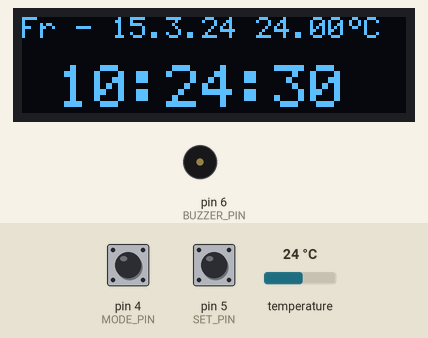
Simulated run of this sketch. Board: Arduino Uno, built with avr-gcc and run on an emulated ATmega328P. Parts: 128×32 one-colour display, buzzer (waves = sounding). The test bench sets the inputs (shaded band); at power-on: pin 4 (MODE_PIN) LOW, pin 5 (SET_PIN) LOW, temperature 24 °C. The local clock reads 2024-03-15 10:24:30 at power-on unless the sketch sets it.

Above: at 1.2 s.
1.3 s: pin 4 (MODE_PIN) pulled HIGH for 3.2 s
At 4.47 s:
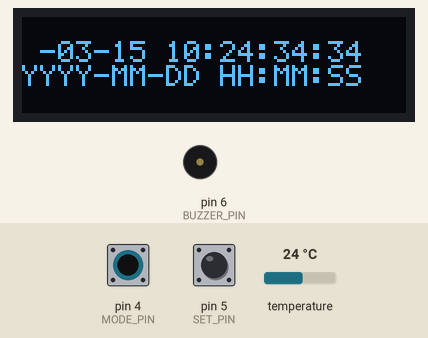
6.4 s: pin 5 (SET_PIN) pulled HIGH for 0.95 s
At 6.63 s:
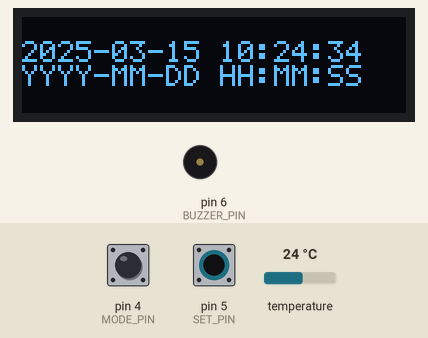
8.8 s: pin 4 (MODE_PIN) pulled HIGH for 0.95 s
At 9.41 s:
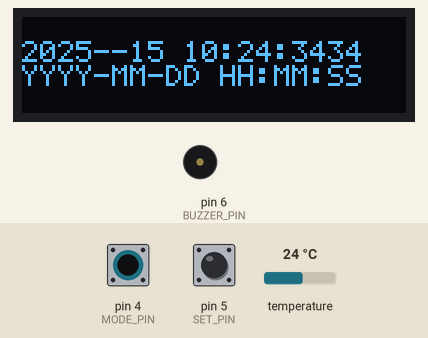
11.2 s: pin 5 (SET_PIN) pulled HIGH for 0.95 s
At 11.59 s:
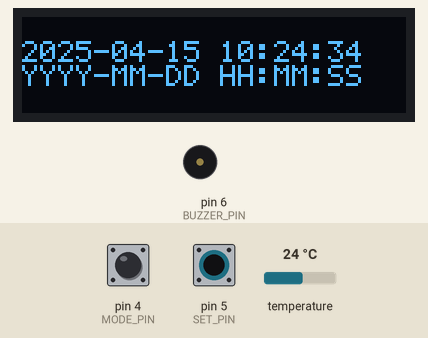
13.6 s: pin 4 (MODE_PIN) pulsed HIGH 5 times (0.12 s each, 0.3 s apart)
At 15.4 s:
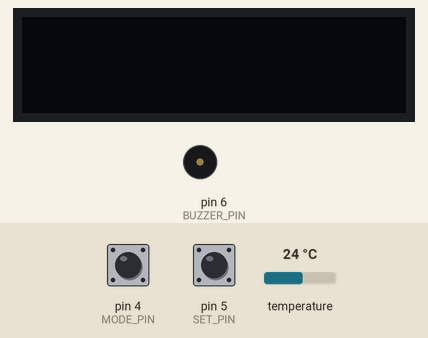
18.7 s: pin 5 (SET_PIN) pulled HIGH for 3.2 s
At 21.62 s:
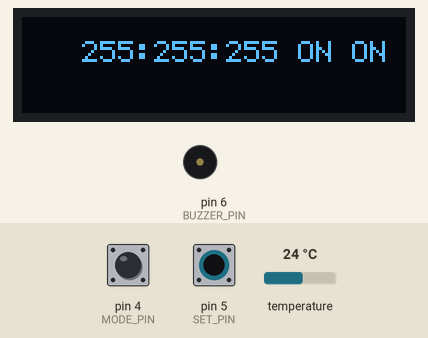
Timing chart, 0 to 23.1 s (numbered marks = the images above; inputs shaded):
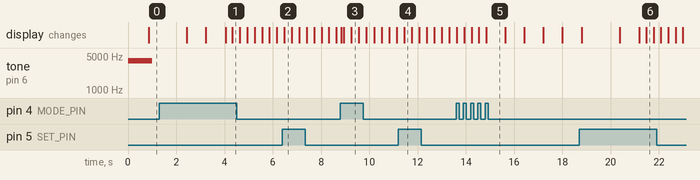

The sketch:

nano_blink.ino
```cpp
#include <SPI.h>
#include <Wire.h>
#include <SSD1306Ascii.h>
#include <SSD1306AsciiWire.h>
#include <RTClib.h>
#include <OneWire.h>
#include <DallasTemperature.h>
#include <avr/pgmspace.h>
#include <EEPROM.h>
#include <EEPROMAnything.h>
#include <Bounce2.h>

#define DS18B20_PIN 2
#define OLED_DC 9
#define OLED_CS 10
#define BUZZER_PIN 6
#define MODE_PIN 4
#define SET_PIN 5
#define I2C_ADDRESS 0x3C
#define D_SIZE 20


SSD1306AsciiWire display;
DS1307 RTC;
char* TIME;
char* DATE;
OneWire oneWire(DS18B20_PIN);
DallasTemperature sensors(&oneWire);

unsigned long  button_time;
uint8_t mode_state = LOW;
uint8_t set_state = LOW;
bool sleep = false;
Bounce mode_button = Bounce();
Bounce set_button = Bounce();

struct timeStruct {
  uint16_t Year;
  uint8_t Month;
  uint8_t Day;
  uint8_t Hour;
  uint8_t Minute;
  uint8_t Second;
};

struct alarmStruct {
  uint8_t Dow;
  uint8_t Hour;
  uint8_t Minute;
  uint8_t Second;
  boolean Alarm_on;
};

alarmStruct alarm {0};

void setup()   {
  tone(BUZZER_PIN, 4000, 1000);

  Wire.begin();
  RTC.begin();
  Serial.begin(9600);

  display.begin(&Adafruit128x32, I2C_ADDRESS);
  display.setFont(System5x7);
  display.clear();

  TIME = (char*)malloc(D_SIZE);
  DATE = (char*)malloc(D_SIZE);

  pinMode(MODE_PIN, INPUT);
  mode_button.attach(MODE_PIN);
  mode_button.interval(1000);
  pinMode(SET_PIN, INPUT);
  set_button.attach(SET_PIN);
  set_button.interval(1000);

  sensors.begin();

  EEPROM_readAnything(0, alarm);
}

char* get_day_of_week(uint8_t dow){
  switch(dow){
  case 0: return((char*)"So"); break;
  case 1: return((char*)"Mo"); break;
  case 2: return((char*)"Di"); break;
  case 3: return((char*)"Mi"); break;
  case 4: return((char*)"Do"); break;
  case 5: return((char*)"Fr"); break;
  case 6: return((char*)"Sa"); break;
  case 7: return((char*)"WT"); break;
  case 8: return((char*)"WE"); break;
  case 9: return((char*)"* "); break;
  default: return((char*)"NA"); break;
  }

}

char* get_on_or_off(boolean state) {
  if (state) {
	return((char*)"ON ");
  }
  else {
	return((char*)"OFF");
  }
}

void format_time_and_date(DateTime datetime){

  memset(TIME, '\0', D_SIZE);
  memset(DATE, '\0', D_SIZE);

  sprintf(DATE, "%s - %u.%u.%u",
		  get_day_of_week(datetime.dayOfWeek()),
		  datetime.day(),
		  datetime.month(),
		  datetime.year()%100);

  sprintf(TIME, "%02u:%02u:%02u",
		  datetime.hour(),
		  datetime.minute(),
		  datetime.second());
}


void increment_time(timeStruct* time, int edited_field) {
  switch(edited_field) {
  case 0: time->Year++;
	if (time->Year > 2049) time->Year = 2000;
	break;
  case 1: time->Month++;
	if (time->Month > 12) time->Month = 1;
	break;
  case 2: time->Day++;
	if ((time->Month == 2) && ((time->Year % 4) == 0)) {
	  if (time->Day > 27) time->Day = 1;
	}
	else if (time->Month == 2) {
	  if (time->Day > 28) time->Day = 1;
	}
	else if ((time->Month % 2) == 0) {
	  if (time->Day > 30) time->Day = 1;
	}
	else {
	  if (time->Day > 31) time->Day = 1;
	}
	break;
  case 3: time->Hour++;
	if (time->Hour > 23) time->Hour = 0;
	break;
  case 4: time->Minute++;
	if (time->Minute > 59) time->Minute = 0;
	break;
  case 5: time->Second++;
	if(time->Second > 59) time->Second = 0;
	break;
  }
}

void increment_alarm(int edited_field){
  switch(edited_field) {
  case 0: alarm.Dow++;
	if (alarm.Dow > 9) alarm.Dow = 0;
	break;
  case 1: alarm.Hour++;
	if (alarm.Hour > 23) alarm.Hour = 0;
	break;
  case 2: alarm.Minute++;
	if (alarm.Minute > 59) alarm.Minute = 0;
	break;
  case 3: alarm.Second++;
	if(alarm.Second > 59) alarm.Second = 0;
	break;
  case 4: alarm.Alarm_on = !alarm.Alarm_on;
  }
}

void draw_settings_screen(timeStruct* time, uint8_t edited_field, boolean blink) {
  char output[30];
  const char* time_hint = "YYYY-MM-DD HH:MM:SS";

  if (blink) {
	sprintf(output,
			"%04u-%02u-%02u %02u:%02u:%02u",
			time->Year,
			time->Month,
			time->Day,
			time->Hour,
			time->Minute,
			time->Second);
  }
  else {
	switch(edited_field) {
	case 0: sprintf(output,
					"	 -%02u-%02u %02u:%02u:%02u",
					time->Month,
					time->Day,
					time->Hour,
					time->Minute,
					time->Second);
	  break;
	case 1: sprintf(output,
					"%04u-	-%02u %02u:%02u:%02u",
					time->Year,
					time->Day,
					time->Hour,
					time->Minute,
					time->Second);
	  break;
	case 2: sprintf(output,
					"%04u-%02u-	  %02u:%02u:%02u",
					time->Year,
					time->Month,
					time->Hour,
					time->Minute,
					time->Second);
	  break;
	case 3: sprintf(output,
					"%04u-%02u-%02u	  :%02u:%02u",
					time->Year,
					time->Month,
					time->Day,
					time->Minute,
					time->Second);
	  break;
	case 4: sprintf(output,
					"%04u-%02u-%02u %02u:  :%02u",
					time->Year,
					time->Month,
					time->Day,
					time->Hour,
					time->Second);
	  break;
	case 5: sprintf(output,
					"%04u-%02u-%02u %02u:%02u:	",
					time->Year,
					time->Month,
					time->Day,
					time->Hour,
					time->Minute);
	  break;
	}
  }

  display.home();
  display.set1X();
  display.println();
  display.println(output);
  display.println(time_hint);
}

void draw_alarm_screen(uint8_t edited_field, boolean blink) {
  char output[18] = {'\0'};
  if (blink) {
	sprintf(output,
			"%s %02u:%02u:%02u %s",
			get_day_of_week(alarm.Dow),
			alarm.Hour,
			alarm.Minute,
			alarm.Second,
			get_on_or_off(alarm.Alarm_on));
  }
  else {
	switch(edited_field) {
	case 0: sprintf(output,
					"	%02u:%02u:%02u %s",
					alarm.Hour,
					alarm.Minute,
					alarm.Second,
					get_on_or_off(alarm.Alarm_on));
	  break;
	case 1: sprintf(output,
					"%s	  :%02u:%02u %s",
					get_day_of_week(alarm.Dow),
					alarm.Minute,
					alarm.Second,
					get_on_or_off(alarm.Alarm_on));
	  break;
	case 2: sprintf(output,
					"%s %02u:  :%02u %s",
					get_day_of_week(alarm.Dow),
					alarm.Hour,
					alarm.Second,
					get_on_or_off(alarm.Alarm_on));
	  break;
	case 3: sprintf(output,
					"%s %02u:%02u:	 %s",
					get_day_of_week(alarm.Dow),
					alarm.Hour,
					alarm.Minute,
					get_on_or_off(alarm.Alarm_on));
	  break;
	case 4: sprintf(output,
					"%s %02u:%02u:%02u	  ",
					get_day_of_week(alarm.Dow),
					alarm.Hour,
					alarm.Minute,
					alarm.Second);

	  break;
	}
  }

  display.home();
  display.set1X();
  display.setCursor(20,1);
  display.println(output);
}

void settings(boolean alarm_menu){
  DateTime now = RTC.now();
  timeStruct time = {now.year(),now.month(),now.day(),now.hour(),now.minute(),now.second()};
  uint8_t edited_field = 0;

  unsigned long blink_time = millis();

  boolean blink = true;

  mode_button.interval(10);
  set_button.interval(10);

  display.clear();

  while (true) {

	set_button.update();
	mode_button.update();

	if (mode_button.rose()) {
	  edited_field++;
	  if (edited_field > 5 && !alarm_menu) {
		break;
	  }
	  else if (edited_field > 4 && alarm_menu) {
		break;
	  }
	}

	if (set_button.rose()) {
	  if (!alarm_menu) {
		increment_time(&time, edited_field);
	  }
	  else {
		increment_alarm(edited_field);
	  }
	}

	if ((millis() - blink_time) > 300) {
	  blink = !blink;
	  blink_time = millis();
	}

	if (!alarm_menu) {
	  draw_settings_screen(&time, edited_field, blink);
	}
	else {
	  draw_alarm_screen(edited_field, blink);
	}

  }

  if (!alarm_menu) {
	RTC.adjust(DateTime(time.Year, time.Month, time.Day, time.Hour, time.Minute, time.Second));
  }
  else {
	EEPROM_writeAnything(0, alarm);
  }

  display.clear();
  mode_button.interval(1000);
  set_button.interval(1000);
}

void alarm_screen() {
  unsigned long alarm_begin = millis();
  uint8_t counter = 0;
  mode_button.interval(10);
  set_button.interval(10);
  tone(BUZZER_PIN, 4000);
  display.clear();
  while(true) {
	counter++;
	if (counter == 25 ) {
	  noTone(BUZZER_PIN);
	}
	else if (counter == 50 ) {
	  tone(BUZZER_PIN, 4000);
	  counter = 0;
	}
	display.set2X();
	display.setCursor(30,1);
	display.println("ALARM!");

	if (millis() - alarm_begin > 600000) {
	  noTone(BUZZER_PIN);
	  break;
	}

	set_button.update();
	mode_button.update();

	if (mode_button.rose()) {
	  noTone(BUZZER_PIN);
	  break;
	}
	if (set_button.rose()) {
	  noTone(BUZZER_PIN);
	  break;
	}
  }

  display.clear();
  mode_button.interval(1000);
  set_button.interval(1000);
}

void check_alarm(DateTime time) {
  boolean right_dow = false;
  if (alarm.Alarm_on) {
	switch(alarm.Dow) {
	case 7: if (constrain(time.dayOfWeek(), 1, 5) == time.dayOfWeek()) right_dow = true;
	  break;
	case 8: if (constrain(time.dayOfWeek(), 6, 7) == time.dayOfWeek()) right_dow = true;
	  break;
	case 9: right_dow = true;
	  break;
	default: if (alarm.Dow == time.dayOfWeek()) right_dow = true;

	}

	if (right_dow) {
	  if (time.hour() == alarm.Hour && time.minute() == alarm.Minute && time.second() == alarm.Second) alarm_screen();
	}
  }
}

void loop() {

  DateTime now = RTC.now();
  format_time_and_date(now);

  sensors.requestTemperatures();

  if (sleep) {
	display.clear();
  }
  else {
	display.home();
	display.set1X();
	display.print(DATE);
	display.print(" ");
	display.print(sensors.getTempCByIndex(0));
	display.print((char)128);
	display.println('C');
	display.println();
	display.set2X();
	display.print(' ');
	display.println(TIME);
  }

  if (set_button.update()) {
	if (set_button.rose()) {
	  button_time = millis();
	  set_state = HIGH;
	}
  }
  if (mode_button.update()) {
	if (mode_button.rose()) {
	  button_time = millis();
	  mode_state = HIGH;
	}
  }

  if (!sleep) {
	if ((mode_state == HIGH) || (set_state == HIGH)) {
	  if ((mode_state == HIGH) && (set_state == HIGH)) {
		sleep = true;
		mode_state = LOW;
		set_state = LOW;
		mode_button.interval(20);
		set_button.interval(20);
	  }
	  else if (millis() - button_time > 200) {
		if (set_state == HIGH) {
		  settings(true);
		}
		else if (mode_state == HIGH) {
		  settings(false);
		}
		mode_state = LOW;
		set_state = LOW;
	  }
	}
  }
  else {
	if ((mode_state == HIGH) || (set_state == HIGH)) {
	  sleep = false;
	  mode_state = LOW;
	  set_state = LOW;
	  mode_button.interval(1000);
	  set_button.interval(1000);
	}
  }


  check_alarm(now);
}
```

Measured:
- after the input at 1.3 s, the display: first differs from a run without the input after 2.7 s (image 1 shows a later state)
- after the input at 6.4 s, the display: changes after 0.08 s (image 2)
- after the input at 8.8 s, the display: changes at once (image 3)
- after the input at 11.2 s, the display: changes after 0.24 s (image 4)
- after the input at 13.6 s, the display: first changes at once (image 5 shows a later state)
- after the input at 18.7 s, the display: first differs from a run without the input after 2.5 s (image 6 shows a later state)
